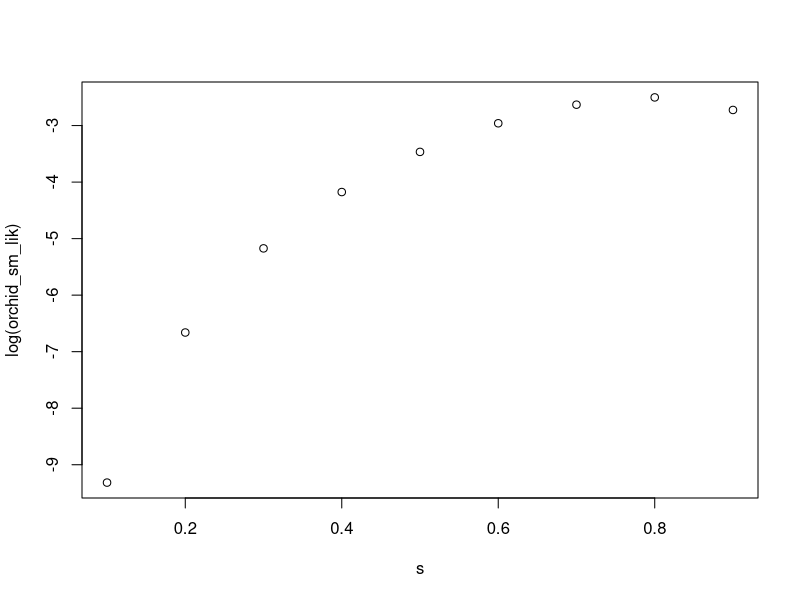
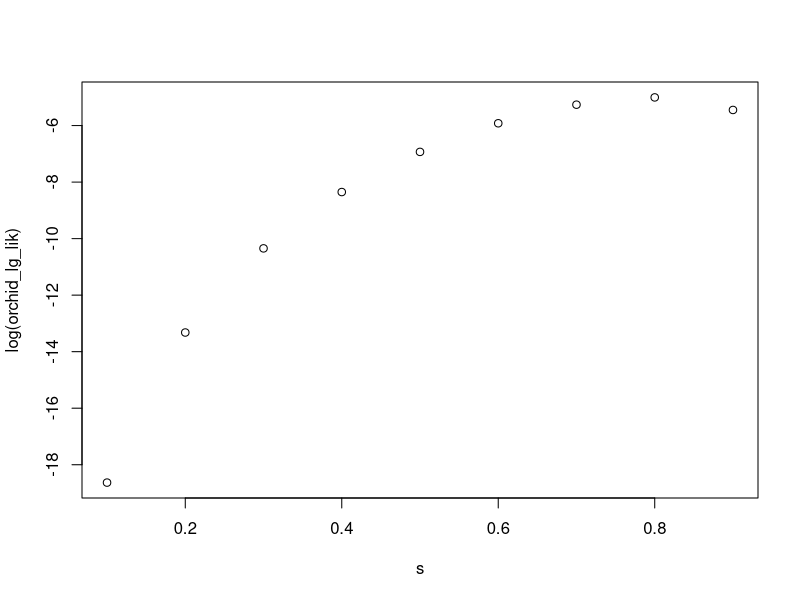
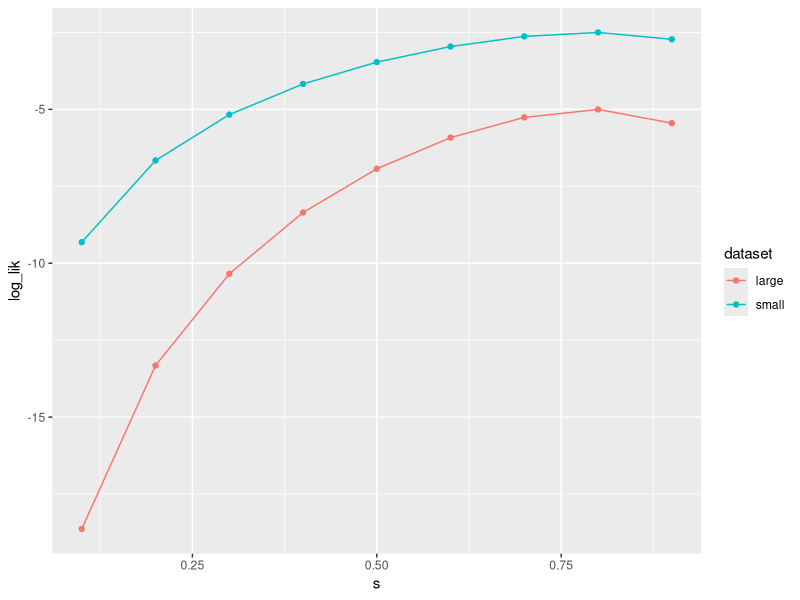

These charts were generated, in order, by the following R code:
## ---- chunk 1
knitr::opts_chunk$set(echo = TRUE)
## ---- chunk 2
s <- seq(0.1, 0.9, 0.1)
s
orchid_sm_lik <- s^4 * (1-s) #vectorized over all values of s
orchid_sm_lik
## ---- chunk 3
#base R plotting
plot(s, log(orchid_sm_lik))
## ---- chunk 4
orchid_lg_lik <- s^8 * (1-s)^2
## ---- chunk 5
#base R plotting
plot(s, log(orchid_lg_lik))
## ---- chunk 6
#using ggplot2 to put both lines on the same plot
library(tidyverse)
# make a 'tidy' dataframe/tibble for plotting
df <-
  tibble(
    dataset = c(rep("small", 9), rep("large", 9)), #column indicating which dataset
    s = c(s,s), #x-axis values
    likelihood = c(orchid_sm_lik, orchid_lg_lik),
    log_lik = log(likelihood)
  ) #you can do math while creating a tibble

head(df)
## ---- chunk 7
ggplot(df, aes(x = s, y = log_lik, color = dataset)) +
  geom_point() +
  geom_line() #add connecting lines
## ---- chunk 8
0^8 * (1-0)^2
log(0)
